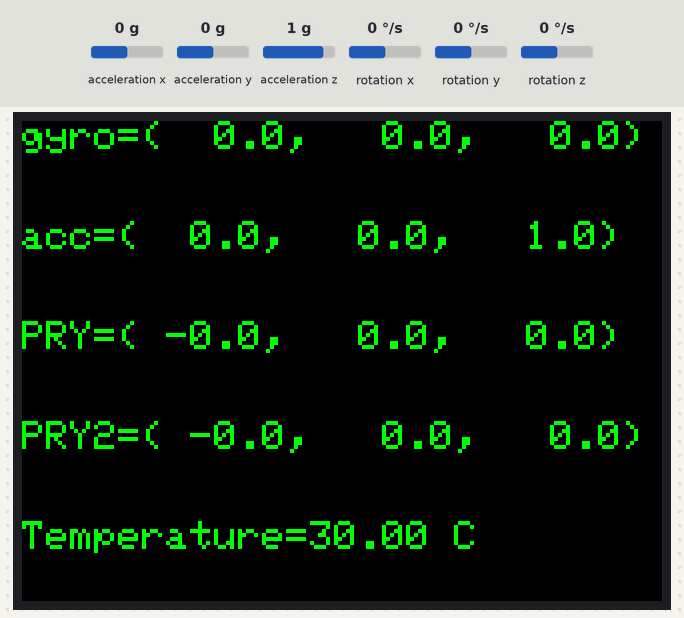
This sketch was run on a simulated ESP32. Shown: 320×240 colour display. Inputs (shaded band) come from the test bench; at power-on: acceleration z 1 g, acceleration x 0 g, acceleration y 0 g, rotation x 0 °/s, rotation y 0 °/s, rotation z 0 °/s.

Above: at 1.4 s.
1.5 s: acceleration z set to 0 g
At 2.2 s:
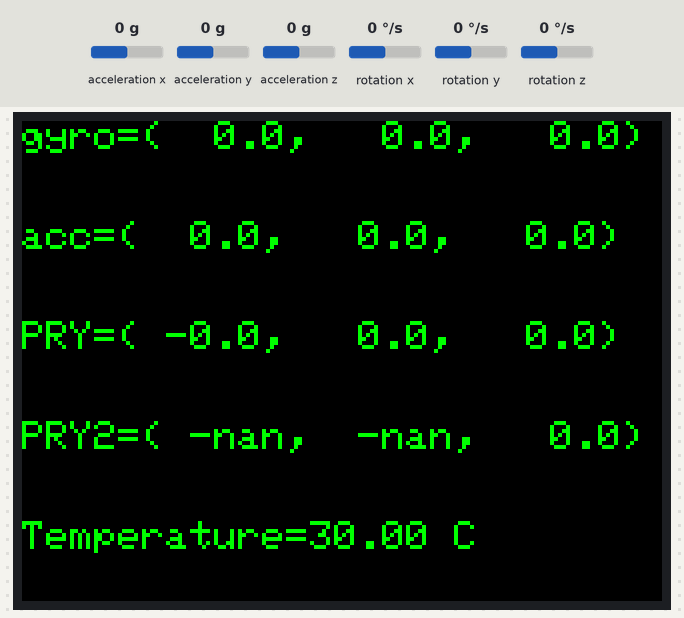
3.0 s: acceleration x set to -1.4 g
At 4.2 s:
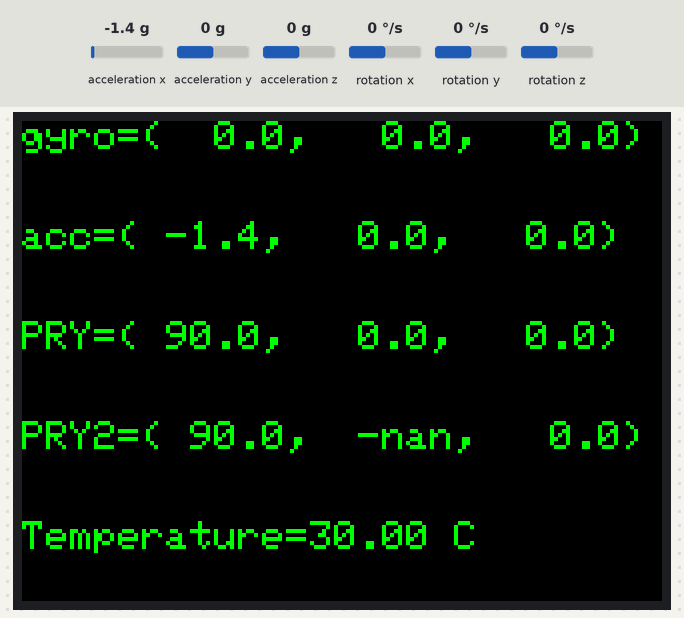
4.5 s: acceleration y set to -1.4 g
At 5.4 s:
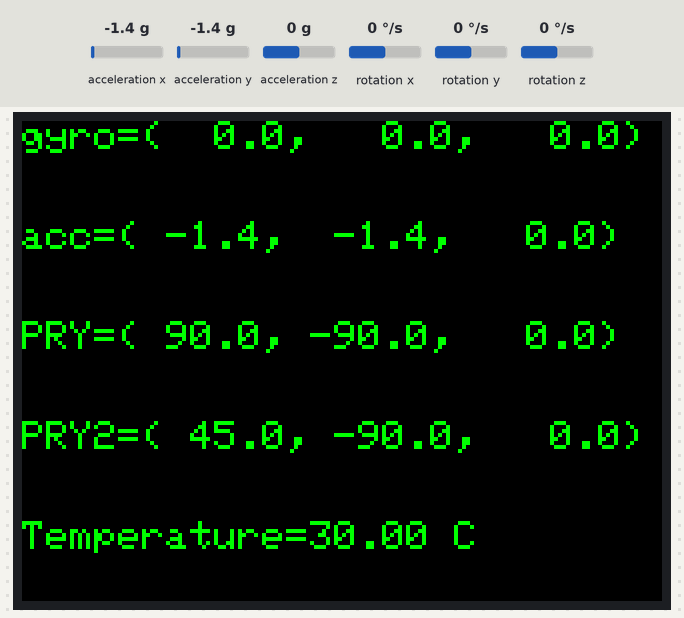
6.0 s: rotation x set to -192 °/s
At 6.4 s:
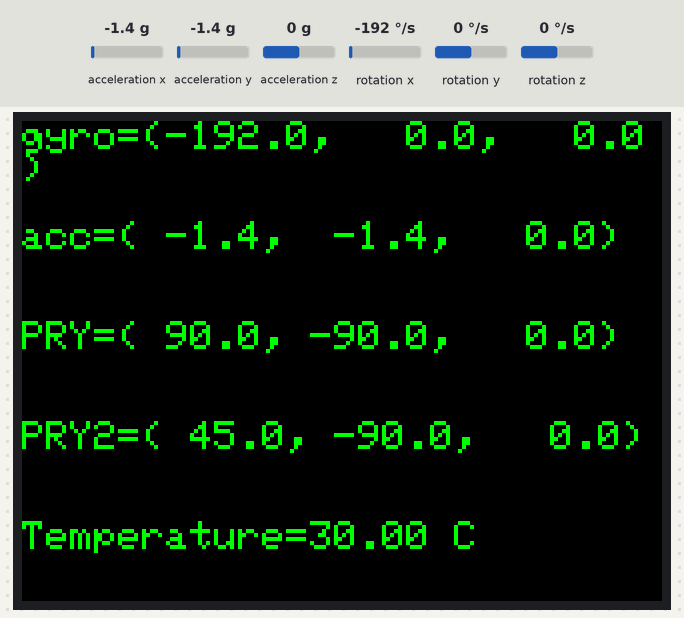
7.5 s: rotation y set to -192 °/s
At 8.7 s:
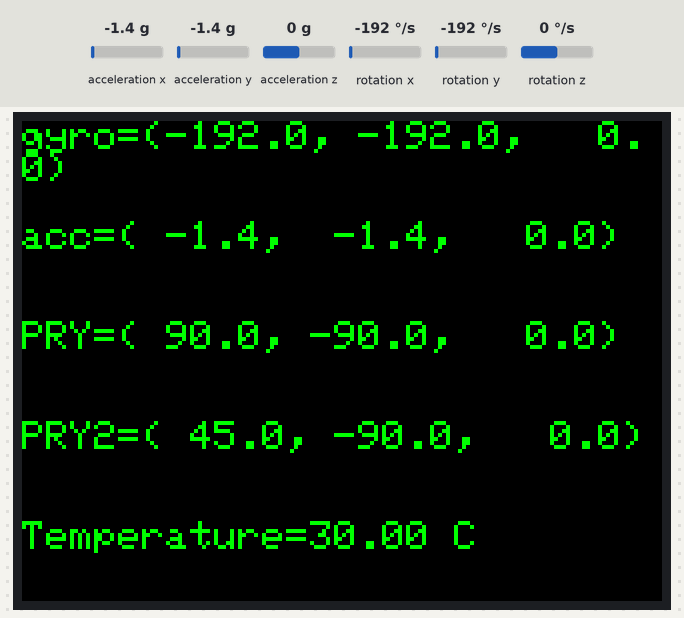
9.0 s: rotation z set to -192 °/s
At 9.6 s:
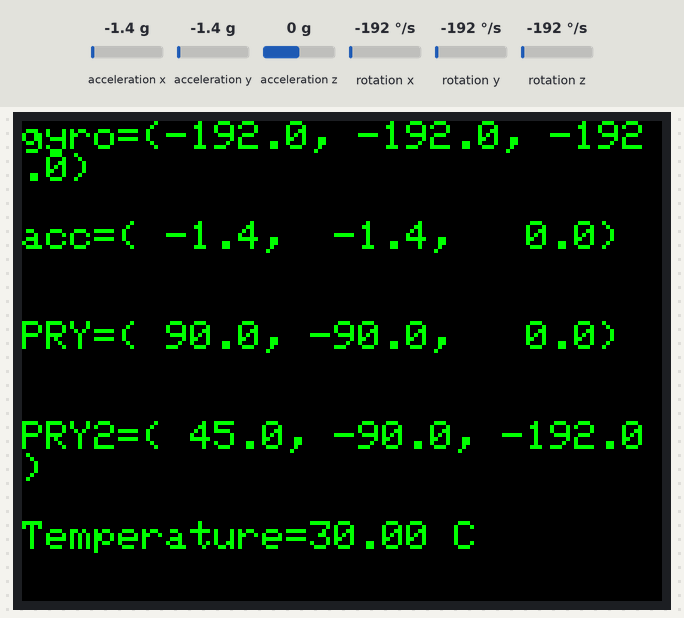
Timing chart, 0 to 11.5 s (numbered marks = the images above; inputs shaded):
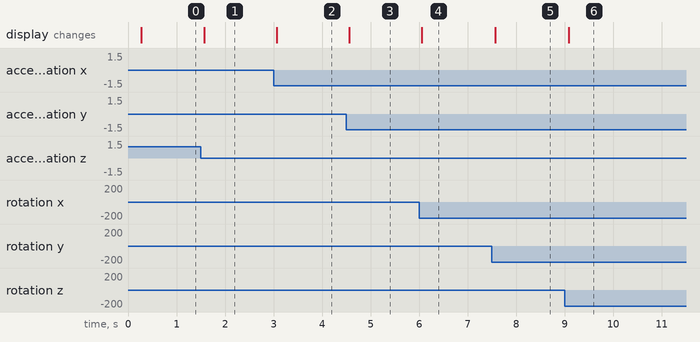

Measured:
- after the input at 1.5 s, the display: changes after 0.07 s (image 1)
- after the input at 3.0 s, the display: changes after 0.07 s (image 2)
- after the input at 4.5 s, the display: changes after 0.06 s (image 3)
- after the input at 6.0 s, the display: changes after 0.06 s (image 4)
- after the input at 7.5 s, the display: changes after 0.06 s (image 5)
- after the input at 9.0 s, the display: changes after 0.08 s (image 6)

The sketch:

imu.ino
```cpp
// define must ahead #include <M5Stack.h>
//#define M5STACK_MPU6886
//#define M5STACK_MPU9250
#define M5STACK_MPU6050
// #define M5STACK_200Q

#include <M5Stack.h>

#define RAD_TO_DEG 57.324

float accX, accY, accZ;
float gyroX, gyroY, gyroZ;
float pitch, roll, yaw;
float my_pitch, my_roll, my_yaw;
float Temp;


void setup(){
  M5.begin();
  M5.Power.begin();

  M5.IMU.Init();

  M5.Lcd.fillScreen(BLACK);
  M5.Lcd.setTextColor(GREEN , BLACK);
  M5.Lcd.setTextSize(2);
}

// the loop routine runs over and over again forever
void loop() {
    // put your main code here, to run repeatedly:
  M5.IMU.getGyroData(&gyroX,&gyroY,&gyroZ);
  M5.Lcd.setCursor(0, 0);
  M5.Lcd.printf("gyro=(%5.1f, %5.1f, %5.1f)", gyroX, gyroY, gyroZ);

  M5.IMU.getAccelData(&accX,&accY,&accZ);
  M5.Lcd.setCursor(0, 50);
  M5.Lcd.printf("acc=(%5.1f, %5.1f, %5.1f)", accX, accY, accZ);

  M5.IMU.getAhrsData(&pitch,&roll,&yaw);
  M5.Lcd.setCursor(0, 100);
  M5.Lcd.printf("PRY=(%5.1f, %5.1f, %5.1f)", pitch, roll, yaw);


  //reference = https://myenigma.hatenablog.com/entry/2015/11/09/183738
  float my_roll = atan(accY / accZ) * RAD_TO_DEG;
  float my_pitch = atan(-accX / sqrtf(accY*accY + accZ*accZ)) * RAD_TO_DEG;
  float my_yaw  = -atan(gyroY / gyroX);
  M5.Lcd.setCursor(0, 150);
  M5.Lcd.printf("PRY2=(%5.1f, %5.1f, %5.1f)", my_pitch, my_roll, gyroZ);


  M5.IMU.getTempData(&Temp);
  M5.Lcd.setCursor(0, 200);
  M5.Lcd.printf("Temperature=%.2f C", Temp);


  delay(1);
}
```
